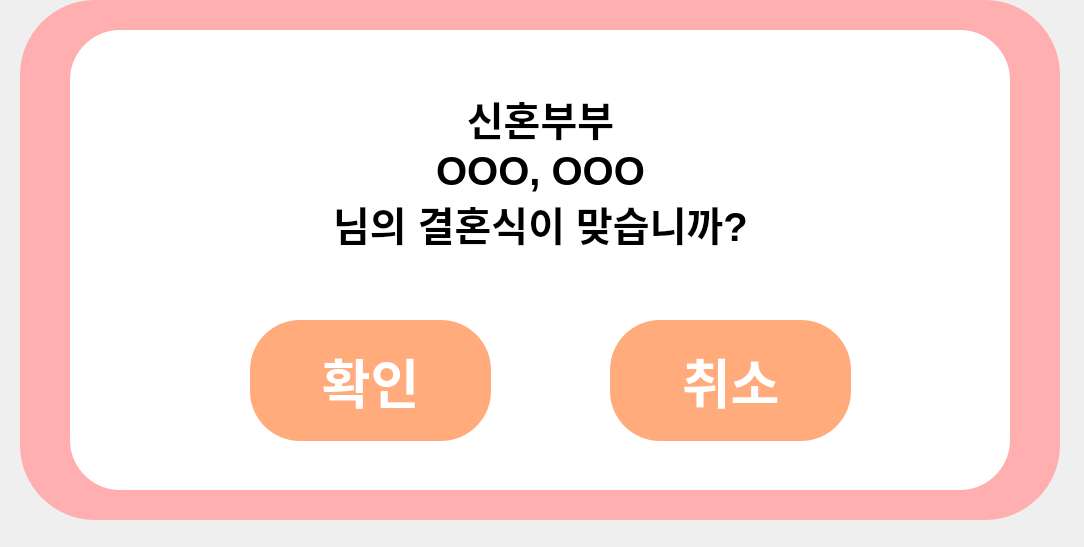
<?xml version="1.0" encoding="UTF-8"?>
<ui version="4.0">
 <class>chk_Dialog</class>
 <widget class="QDialog" name="chk_Dialog">
  <property name="windowModality">
   <enum>Qt::ApplicationModal</enum>
  </property>
  <property name="geometry">
   <rect>
    <x>0</x>
    <y>0</y>
    <width>1084</width>
    <height>547</height>
   </rect>
  </property>
  <property name="windowTitle">
   <string>Dialog</string>
  </property>
  <property name="styleSheet">
   <string notr="true"/>
  </property>
  <widget class="QWidget" name="chk_widget" native="true">
   <property name="geometry">
    <rect>
     <x>20</x>
     <y>0</y>
     <width>1040</width>
     <height>520</height>
    </rect>
   </property>
   <property name="styleSheet">
    <string notr="true">background: #FFAFAF; border-radius: 75px;</string>
   </property>
   <widget class="QFrame" name="chk_D_frame">
    <property name="geometry">
     <rect>
      <x>50</x>
      <y>30</y>
      <width>940</width>
      <height>460</height>
     </rect>
    </property>
    <property name="styleSheet">
     <string notr="true">background: #FFFFFF;border-radius: 50px;</string>
    </property>
    <property name="frameShape">
     <enum>QFrame::StyledPanel</enum>
    </property>
    <property name="frameShadow">
     <enum>QFrame::Raised</enum>
    </property>
    <widget class="QPushButton" name="chk_D_button_1">
     <property name="geometry">
      <rect>
       <x>180</x>
       <y>290</y>
       <width>241</width>
       <height>121</height>
      </rect>
     </property>
     <property name="font">
      <font>
       <pointsize>40</pointsize>
       <bold>true</bold>
      </font>
     </property>
     <property name="styleSheet">
      <string notr="true">background: #FFAB7C;color: white;</string>
     </property>
     <property name="text">
      <string>확인</string>
     </property>
    </widget>
    <widget class="QPushButton" name="chk_D_button_2">
     <property name="geometry">
      <rect>
       <x>540</x>
       <y>290</y>
       <width>241</width>
       <height>121</height>
      </rect>
     </property>
     <property name="font">
      <font>
       <pointsize>40</pointsize>
       <bold>true</bold>
      </font>
     </property>
     <property name="styleSheet">
      <string notr="true">background: #FFAB7C;color: white;</string>
     </property>
     <property name="text">
      <string>취소</string>
     </property>
    </widget>
    <widget class="QLabel" name="chk_D_label">
     <property name="geometry">
      <rect>
       <x>230</x>
       <y>30</y>
       <width>481</width>
       <height>221</height>
      </rect>
     </property>
     <property name="font">
      <font>
       <pointsize>30</pointsize>
       <bold>true</bold>
      </font>
     </property>
     <property name="text">
      <string>신혼부부
OOO, OOO
님의 결혼식이 맞습니까?</string>
     </property>
     <property name="alignment">
      <set>Qt::AlignCenter</set>
     </property>
    </widget>
   </widget>
  </widget>
 </widget>
 <resources/>
 <connections>
  <connection>
   <sender>chk_D_button_1</sender>
   <signal>clicked()</signal>
   <receiver>chk_Dialog</receiver>
   <slot>accept()</slot>
   <hints>
    <hint type="sourcelabel">
     <x>343</x>
     <y>557</y>
    </hint>
    <hint type="destinationlabel">
     <x>332</x>
     <y>756</y>
    </hint>
   </hints>
  </connection>
  <connection>
   <sender>chk_D_button_2</sender>
   <signal>clicked()</signal>
   <receiver>chk_Dialog</receiver>
   <slot>reject()</slot>
   <hints>
    <hint type="sourcelabel">
     <x>692</x>
     <y>574</y>
    </hint>
    <hint type="destinationlabel">
     <x>697</x>
     <y>754</y>
    </hint>
   </hints>
  </connection>
 </connections>
 <slots>
  <slot>go_next_page()</slot>
 </slots>
</ui>
